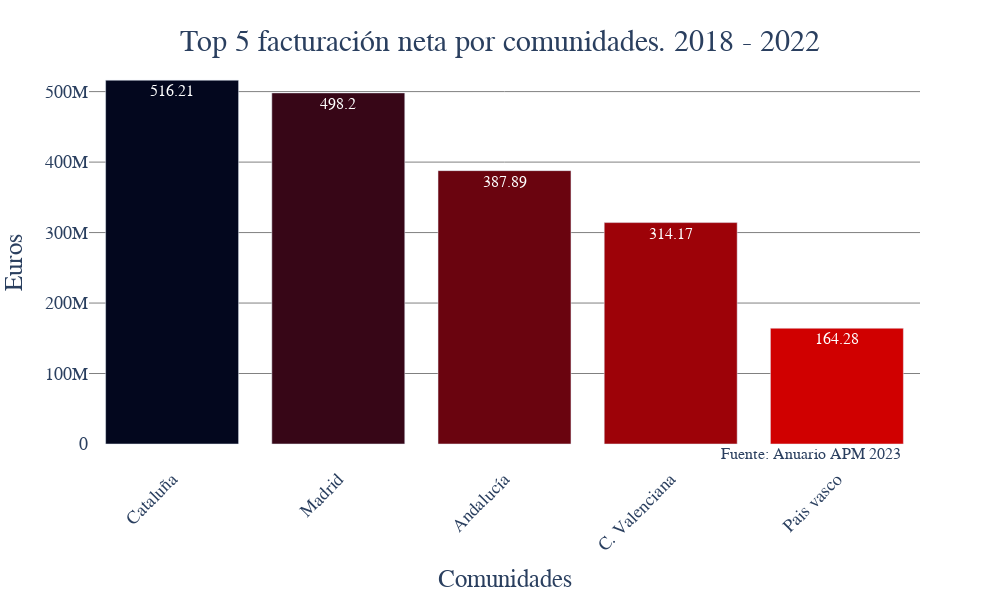

The cell this chart's notebook holds for it:
### Markdown cell above
Grafica plotly express de las comunidades que mas facturan en la serie 2018-2022

### Code cell
import plotly.express as px

palette = ["#660000","#990033","#5F021F","#8C001A","#FF9000"]
palette_11 = ["#03071e","#370617","#6a040f","#9d0208","#d00000","#dc2f02","#e85d04","#f48c06","#faa307","#ffba08", "#FFC42D"]
values_com = df_historico_total_comunidades["Ventas"].apply(lambda x: round((x/1000000),2))

fig = px.bar(df_historico_total_comunidades.head(5),
            x='comunidad',
            y='Ventas')

fig.update_traces(
                marker_color=np.tile(palette_11, len(df_historico_total_comunidades["comunidad"])),
                text=values_com,
                textposition='auto',
                textfont=dict(size=16))

fig.update_xaxes(
                tickangle=-45,
                tickfont=dict(size=18))

fig.update_yaxes(
                tickfont=dict(size=18),
                gridcolor='gray')


fig.update_layout(
                    width=1000,
                    height=600,
                    title_text="Top 5 facturación neta por comunidades. 2018 - 2022",
                    title_font=dict(size=30),
                    title_x=0.5, title_y=0.95,
                    plot_bgcolor='rgba(0,0,0,0)',
                    paper_bgcolor='rgba(0,0,0,0)',
                    yaxis_title='Euros',
                    xaxis_title='Comunidades',
                    yaxis_title_font=dict(size=25),
                    xaxis_title_font=dict(size=25),
                    font=dict(family='Century Gothic'),                           
                    showlegend=False)

fig.add_annotation(x=4.4, y=5, xanchor='right', yanchor='top',
                    text='Fuente: Anuario APM 2023',
                    font=dict(family='Century Gothic', size=16),
                    showarrow=False)                    

fig.write_image(r'graficos\grafico_barras_facturacion_comunidades_2018_2022.png')
fig.show()

### Figure 1 — Plotly figure (JSON) as saved in the notebook; plotly's stock layout.template omitted (floating-point values rounded to 4 significant figures; data arrays with more than 128 entries replaced by an {"elided": "..."} marker saying what was removed)
{"data": [{"alignmentgroup": "True", "hovertemplate": "comunidad=%{x}<br>Ventas=%{y}<extra></extra>", "legendgroup": "", "marker": {"color": {"elided": "198 str values"}, "pattern": {"shape": ""}}, "name": "", "offsetgroup": "", "orientation": "v", "showlegend": false, "text": [516.2, 498.2, 387.9, 314.2, 164.3, 128.8, 107.5, 93.53, 86.21, 86.2, 60.37, 56.92, 54.42, 42.06, 37.32, 25.89, 11.26, 4.33], "textfont": {"size": 16}, "textposition": "auto", "type": "bar", "x": ["Cataluña", "Madrid", "Andalucía", "C. Valenciana", "Pais vasco"], "xaxis": "x", "y": [516209797, 498202803, 387888670, 314172770, 164281058], "yaxis": "y"}], "layout": {"annotations": [{"font": {"family": "Century Gothic", "size": 16}, "showarrow": false, "text": "Fuente: Anuario APM 2023", "x": 4.4, "xanchor": "right", "y": 5, "yanchor": "top"}], "barmode": "relative", "font": {"family": "Century Gothic"}, "height": 600, "legend": {"tracegroupgap": 0}, "margin": {"t": 60}, "paper_bgcolor": "rgba(0,0,0,0)", "plot_bgcolor": "rgba(0,0,0,0)", "showlegend": false, "title": {"font": {"size": 30}, "text": "Top 5 facturación neta por comunidades. 2018 - 2022", "x": 0.5, "y": 0.95}, "width": 1000, "xaxis": {"anchor": "y", "domain": [0, 1], "tickangle": -45, "tickfont": {"size": 18}, "title": {"font": {"size": 25}, "text": "Comunidades"}}, "yaxis": {"anchor": "x", "domain": [0, 1], "gridcolor": "gray", "tickfont": {"size": 18}, "title": {"font": {"size": 25}, "text": "Euros"}}}}
